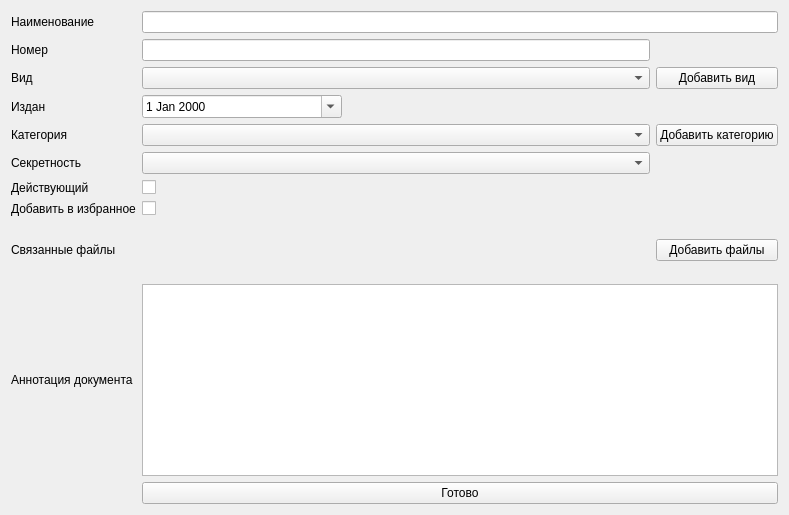
<?xml version="1.0" encoding="UTF-8"?>
<ui version="4.0">
 <class>Form</class>
 <widget class="QWidget" name="Form">
  <property name="geometry">
   <rect>
    <x>0</x>
    <y>0</y>
    <width>789</width>
    <height>515</height>
   </rect>
  </property>
  <property name="windowTitle">
   <string>Добавление документа</string>
  </property>
  <layout class="QGridLayout" name="gridLayout">
   <item row="0" column="2" colspan="2">
    <widget class="QLineEdit" name="lineEdit_name_document"/>
   </item>
   <item row="2" column="2">
    <widget class="QComboBox" name="comboBox_structure">
     <property name="minimumSize">
      <size>
       <width>400</width>
       <height>0</height>
      </size>
     </property>
    </widget>
   </item>
   <item row="1" column="0">
    <widget class="QLabel" name="label_2">
     <property name="text">
      <string>Номер</string>
     </property>
    </widget>
   </item>
   <item row="3" column="2">
    <widget class="QDateEdit" name="dateEdit_release">
     <property name="maximumSize">
      <size>
       <width>200</width>
       <height>16777215</height>
      </size>
     </property>
     <property name="calendarPopup">
      <bool>true</bool>
     </property>
    </widget>
   </item>
   <item row="1" column="2">
    <widget class="QLineEdit" name="LineEdit_number_document"/>
   </item>
   <item row="5" column="2">
    <widget class="QComboBox" name="comboBox_secret"/>
   </item>
   <item row="0" column="0">
    <widget class="QLabel" name="label">
     <property name="maximumSize">
      <size>
       <width>100</width>
       <height>16777215</height>
      </size>
     </property>
     <property name="text">
      <string>Наименование</string>
     </property>
    </widget>
   </item>
   <item row="2" column="0">
    <widget class="QLabel" name="label_3">
     <property name="text">
      <string>Вид</string>
     </property>
    </widget>
   </item>
   <item row="2" column="3">
    <widget class="QPushButton" name="pushButton_add_structure">
     <property name="maximumSize">
      <size>
       <width>150</width>
       <height>16777215</height>
      </size>
     </property>
     <property name="text">
      <string>Добавить вид</string>
     </property>
    </widget>
   </item>
   <item row="3" column="0">
    <widget class="QLabel" name="label_4">
     <property name="text">
      <string>Издан</string>
     </property>
    </widget>
   </item>
   <item row="5" column="0">
    <widget class="QLabel" name="label_5">
     <property name="text">
      <string>Секретность</string>
     </property>
    </widget>
   </item>
   <item row="6" column="0">
    <widget class="QLabel" name="label_8">
     <property name="text">
      <string>Действующий</string>
     </property>
    </widget>
   </item>
   <item row="6" column="2">
    <widget class="QCheckBox" name="checkBox_is_current">
     <property name="text">
      <string/>
     </property>
    </widget>
   </item>
   <item row="7" column="0">
    <widget class="QLabel" name="label_9">
     <property name="text">
      <string>Добавить в избранное</string>
     </property>
    </widget>
   </item>
   <item row="8" column="0">
    <widget class="QLabel" name="label_6">
     <property name="text">
      <string>Связанные файлы</string>
     </property>
    </widget>
   </item>
   <item row="7" column="2">
    <widget class="QCheckBox" name="checkBox_is_favorite">
     <property name="text">
      <string/>
     </property>
    </widget>
   </item>
   <item row="8" column="2">
    <widget class="QLabel" name="label_7">
     <property name="sizePolicy">
      <sizepolicy hsizetype="Expanding" vsizetype="Expanding">
       <horstretch>0</horstretch>
       <verstretch>0</verstretch>
      </sizepolicy>
     </property>
     <property name="maximumSize">
      <size>
       <width>700</width>
       <height>16777215</height>
      </size>
     </property>
     <property name="text">
      <string/>
     </property>
    </widget>
   </item>
   <item row="8" column="3">
    <widget class="QPushButton" name="pushButton_bind_files">
     <property name="text">
      <string>Добавить файлы</string>
     </property>
    </widget>
   </item>
   <item row="9" column="0">
    <widget class="QLabel" name="label_10">
     <property name="text">
      <string>Аннотация документа</string>
     </property>
    </widget>
   </item>
   <item row="9" column="2" colspan="2">
    <widget class="QTextEdit" name="textEdit_annotation">
     <property name="sizePolicy">
      <sizepolicy hsizetype="Expanding" vsizetype="Expanding">
       <horstretch>0</horstretch>
       <verstretch>0</verstretch>
      </sizepolicy>
     </property>
    </widget>
   </item>
   <item row="11" column="2" colspan="2">
    <widget class="QPushButton" name="pushButton_finish_add_document">
     <property name="text">
      <string>Готово</string>
     </property>
    </widget>
   </item>
   <item row="4" column="0">
    <widget class="QLabel" name="label_11">
     <property name="text">
      <string>Категория</string>
     </property>
    </widget>
   </item>
   <item row="4" column="2">
    <widget class="QComboBox" name="comboBox_category"/>
   </item>
   <item row="4" column="3">
    <widget class="QPushButton" name="pushButton_add_category">
     <property name="text">
      <string>Добавить категорию</string>
     </property>
    </widget>
   </item>
  </layout>
 </widget>
 <resources/>
 <connections/>
</ui>
